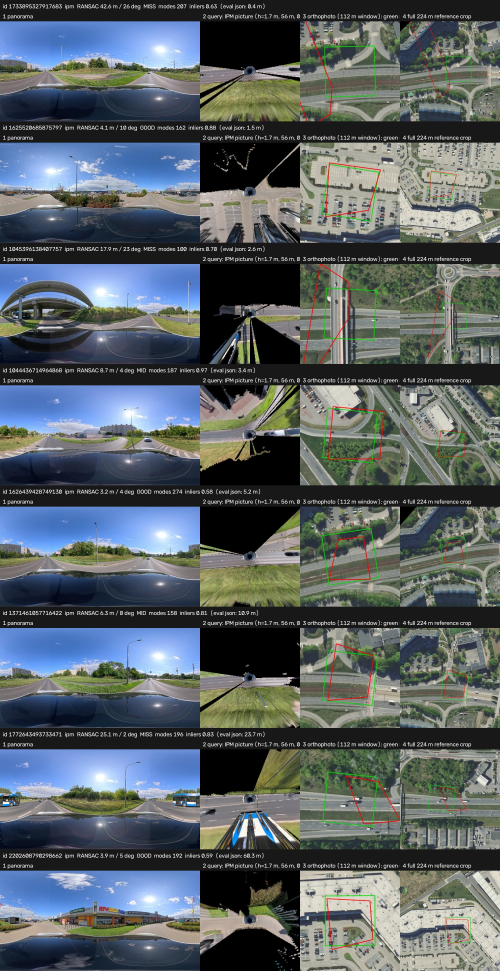
#> input picture experiments/05_lift_splat/viz/pose_ipm_cl2_test_y2025.jpg, 1500 x 2912 px (shown at 1/3 size)
$ python -i viz.py   (imports and definitions only)
#> lines starting #> are read from the running program, lines starting #| are printed output that depends on the picture
"""Display helpers. Nothing here touches the data that goes to the matcher."""
from __future__ import annotations

import cv2
import numpy as np

INVALID_GREY = 90


def enhance(rgb):
    """RGB -> brightened BGR for display: the recordings are dark and flat (overcast, wet)."""
    lab = cv2.cvtColor(rgb, cv2.COLOR_RGB2LAB)
#> lab: shape (2912, 1500, 3); mean of channels 0, 1, 2 100.7, 126.8, 125.5
    lab[..., 0] = cv2.createCLAHE(3.0, (8, 8)).apply(lab[..., 0])
#> lab: shape (2912, 1500, 3); mean of channels 0, 1, 2 107.2, 126.8, 125.5
    out = cv2.cvtColor(lab, cv2.COLOR_LAB2BGR).astype(np.float32) / 255
#> out: shape (2912, 1500, 3) float32; mean of channels 0, 1, 2 0.417, 0.409, 0.377
    return (np.power(out, 0.65) * 255).astype(np.uint8)
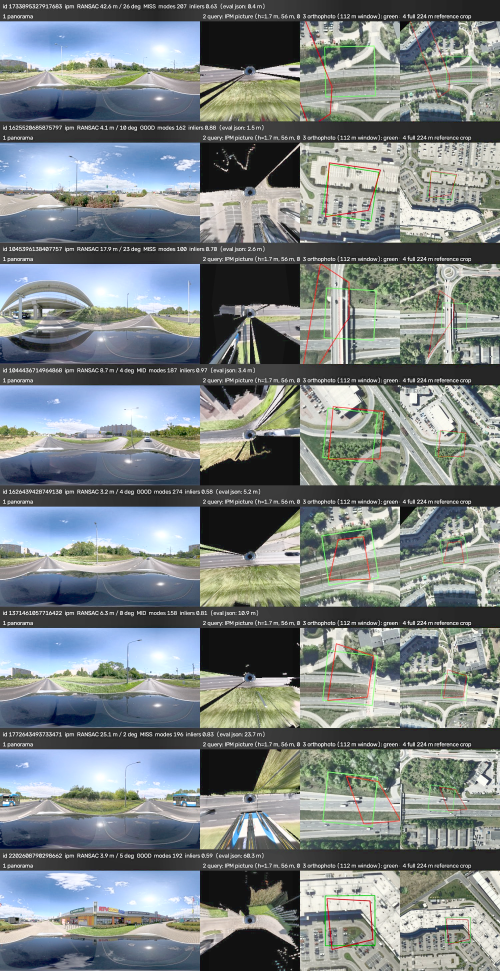
#> returned value: shape (2912, 1500, 3) (shown at 1/3 size); mean of channels 0, 1, 2 132.4, 131.5, 123.9; drawn as B, G, R


def range_colours(r, span=30.0):
    return cv2.applyColorMap(np.clip(np.asarray(r) / span * 255, 0, 255).astype(np.uint8)[:, None],
                             cv2.COLORMAP_TURBO)[:, 0]


# [44 lines left out: functions bev_tile, erp_strip, grid_of, overlay_points, not called in this run]


# --- feature / pose panels shared by the Lift-Splat and hybrid layer sheets ---


def mass_to_bgr(valid_hw):
    u8 = (np.clip(valid_hw.astype(np.float32), 0, 1) * 255).astype(np.uint8)
    return cv2.applyColorMap(u8, cv2.COLORMAP_BONE)


# [38 lines left out: functions pca_rgb, heat_to_bgr, pose_overlay, box, not called in this run]


def fit(img, h):
    s = h / img.shape[0]
    return cv2.resize(img, (int(round(img.shape[1] * s)), h), interpolation=cv2.INTER_AREA)

>>> import cv2
>>> picture = cv2.cvtColor(cv2.imread('../../experiments/05_lift_splat/viz/pose_ipm_cl2_test_y2025.jpg'), cv2.COLOR_BGR2RGB)
>>> result = enhance(picture)

$ run again, on experiments/05_lift_splat/viz/pose_ipm_cl3_test_y2025.jpg
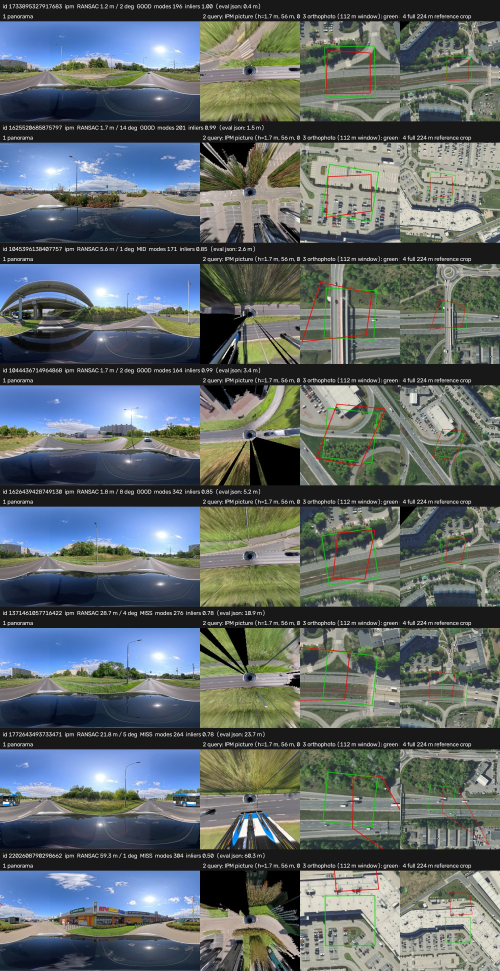
#> input picture experiments/05_lift_splat/viz/pose_ipm_cl3_test_y2025.jpg, 1500 x 2912 px (shown at 1/3 size)
#> out: shape (2912, 1500, 3) float32; mean of channels 0, 1, 2 0.438, 0.439, 0.405
#> in enhance, `return (np.power(out, 0.65) * 255).astype(np.uint8)`:
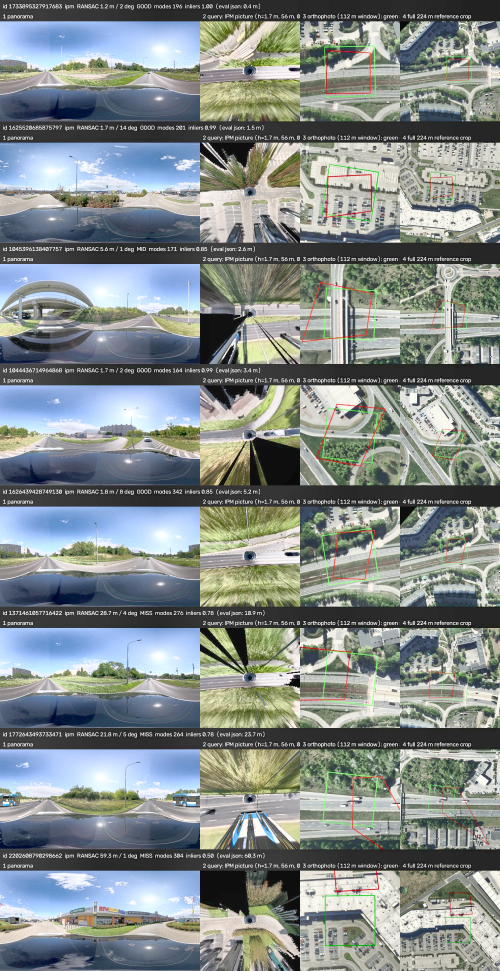
#> returned value: shape (2912, 1500, 3) (shown at 1/3 size); mean of channels 0, 1, 2 138.2, 139.5, 131.7; drawn as B, G, R

$ run again, on experiments/05_lift_splat/viz/layers_hybrid_overfit_smoke.jpg
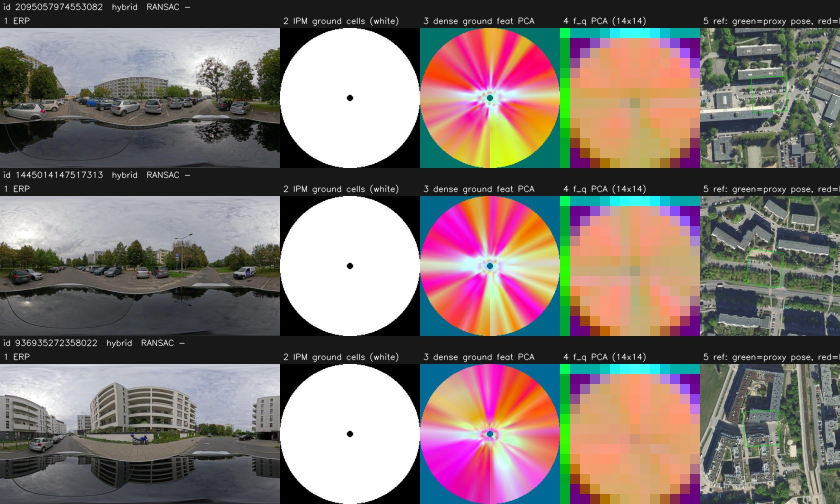
#> input picture experiments/05_lift_splat/viz/layers_hybrid_overfit_smoke.jpg, 1680 x 1008 px (shown at 1/2 size)
#> out: shape (1008, 1680, 3) float32; mean of channels 0, 1, 2 0.461, 0.477, 0.523
#> in enhance, `return (np.power(out, 0.65) * 255).astype(np.uint8)`:
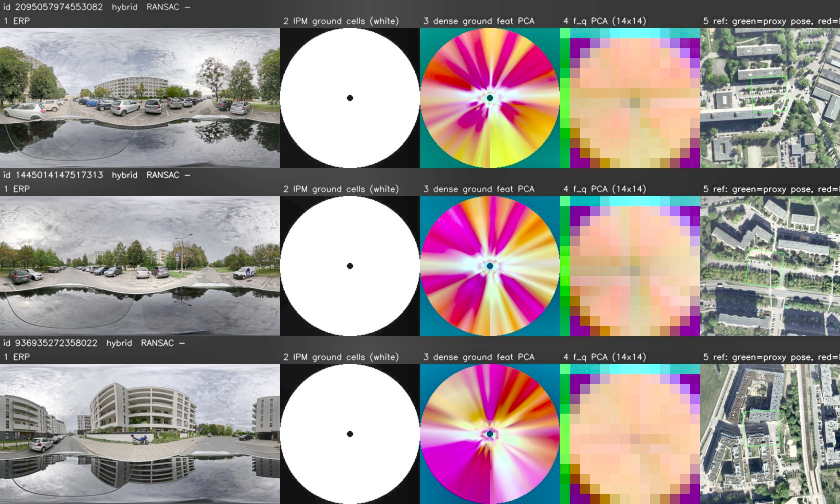
#> returned value: shape (1008, 1680, 3) (shown at 1/2 size); mean of channels 0, 1, 2 143.9, 146, 154.8; drawn as B, G, R

$ run again, on experiments/05_lift_splat/viz/layers_seq.jpg
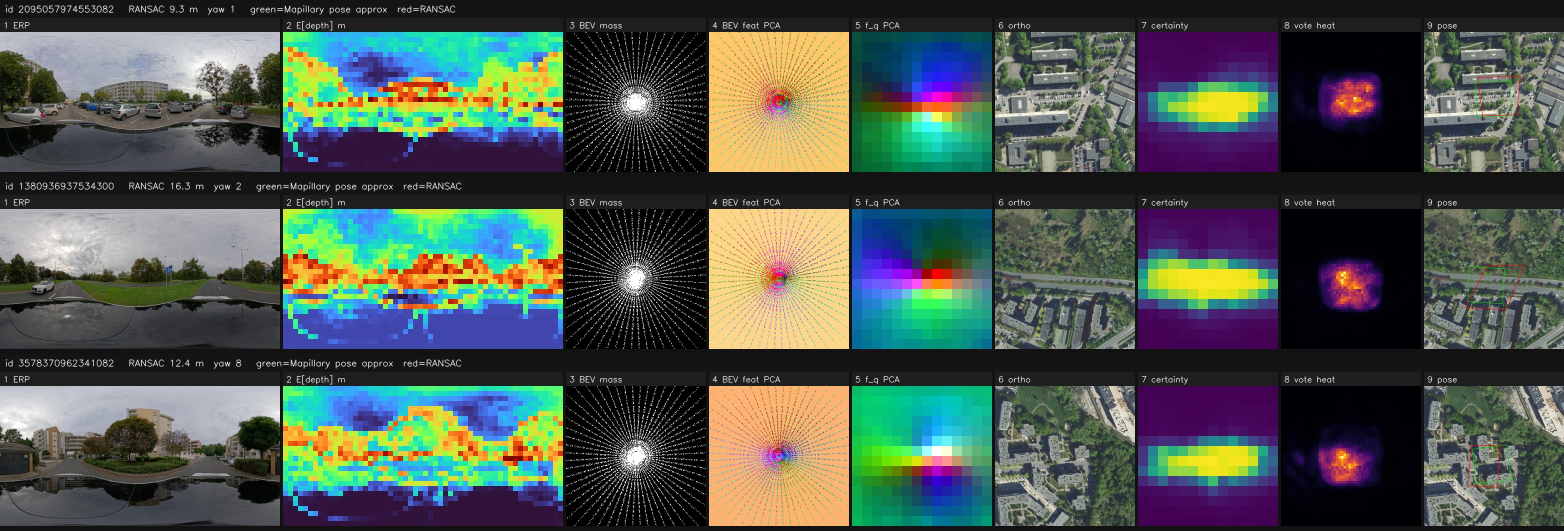
#> input picture experiments/05_lift_splat/viz/layers_seq.jpg, 3128 x 1062 px (shown at 1/2 size)
#> out: shape (1062, 3128, 3) float32; mean of channels 0, 1, 2 0.343, 0.369, 0.333
#> in enhance, `return (np.power(out, 0.65) * 255).astype(np.uint8)`:
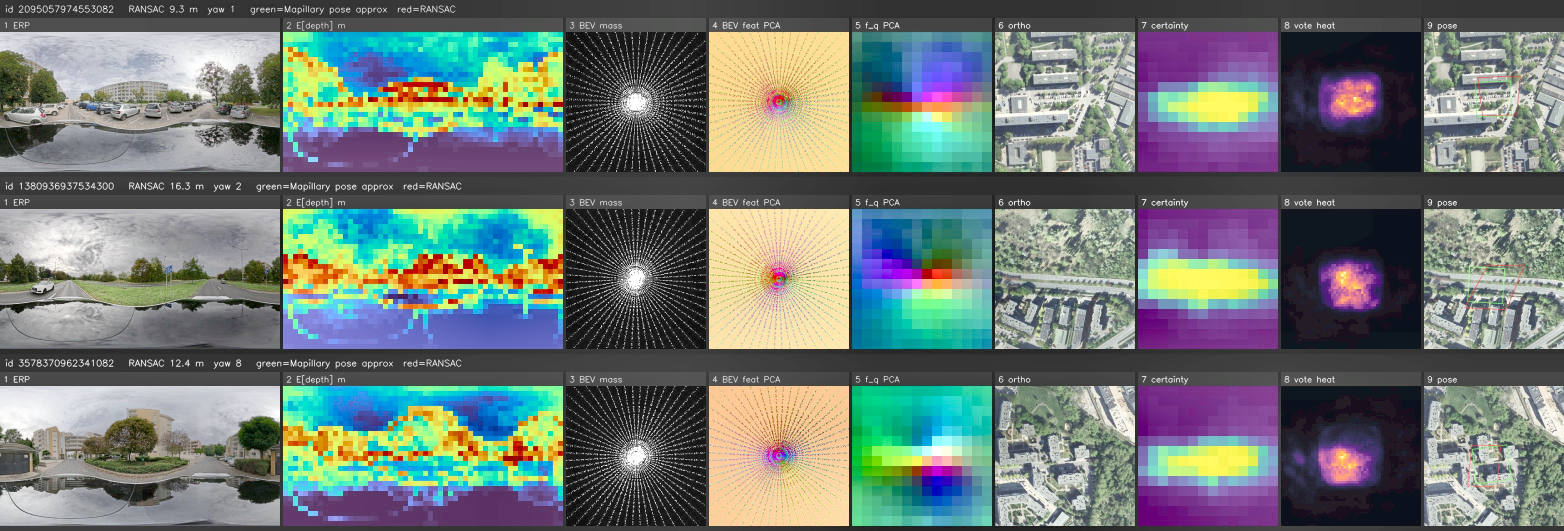
#> returned value: shape (1062, 3128, 3) (shown at 1/2 size); mean of channels 0, 1, 2 117.2, 121, 111; drawn as B, G, R
